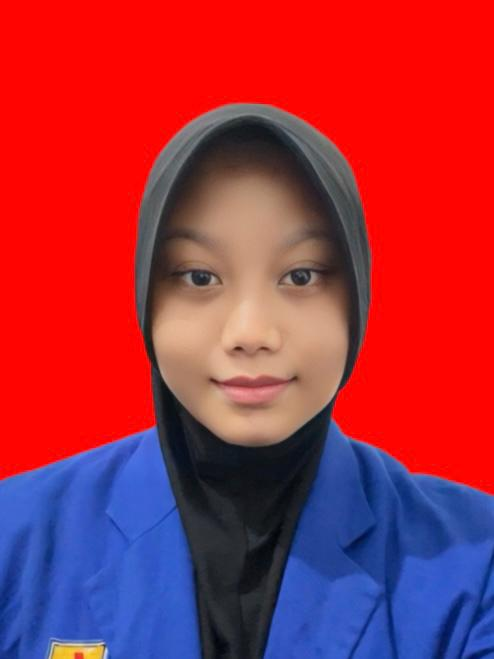
#> input picture PA-PC_202231064_AISYAH TRI NURFAJRI_B.jpg, 494 x 659 px
$ jupyter execute 'PA-PC_202231064_AISYAH TRI NURFAJRI.ipynb'
#> lines starting #> are read from the running program, lines starting #| are printed output that depends on the picture
[cell 1]
import cv2
import numpy as np
import matplotlib.pyplot as plt

[cell 2]
image_path = "PA-PC_202231064_AISYAH TRI NURFAJRI_B.jpg"
original_image = cv2.imread(image_path)
#> original_image is the input picture: shape (659, 494, 3); mean B, G, R 65.2, 46.1, 163.6
original_image = cv2.cvtColor(original_image, cv2.COLOR_BGR2RGB)

[cell 3]
(h, w) = original_image.shape[:2]
#> h = 659; w = 494
center = (w / 2, h / 2)
#> center = (247, 329.5)
M = cv2.getRotationMatrix2D(center, 45, 1.0)
rotated_image = cv2.warpAffine(original_image, M, (w, h))
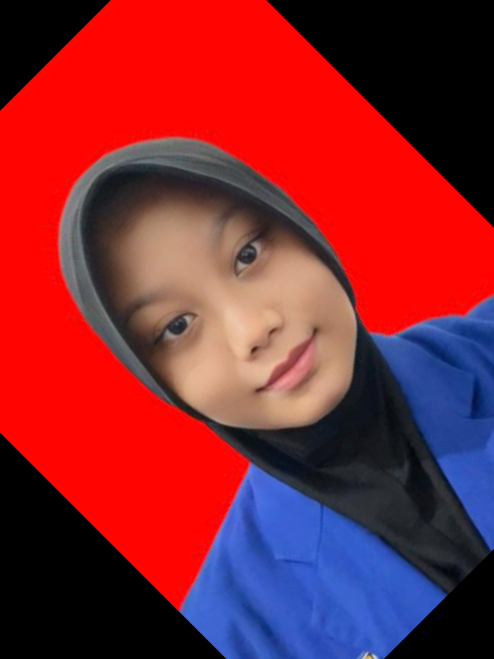
#> rotated_image: shape (659, 494, 3); mean R, G, B 133, 38.2, 49.2

[cell 4]
resized_image = cv2.resize(original_image, (50, 100))
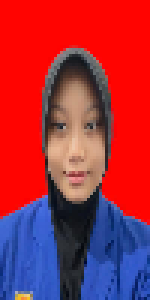
#> resized_image: shape (100, 50, 3) (shown 3 times larger); mean R, G, B 163.7, 46.1, 65.2

[cell 5]
cropped_image = original_image[200:370, 100:250]
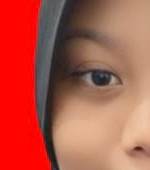
#> cropped_image: shape (170, 150, 3); mean R, G, B 179.1, 89.1, 74.2

[cell 6]
flipped_image = cv2.flip(original_image, 1)
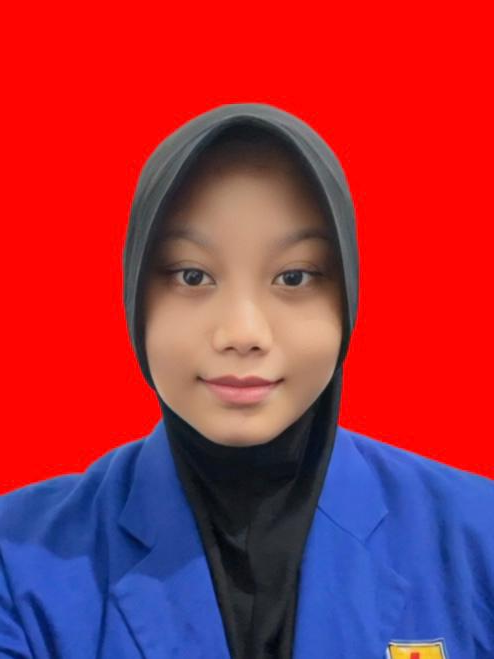
#> flipped_image: shape (659, 494, 3); mean R, G, B 163.6, 46.1, 65.2

[cell 7]
M = np.float32([[1, 0, 50], [0, 1, 50]])
translated_image = cv2.warpAffine(original_image, M, (w, h))
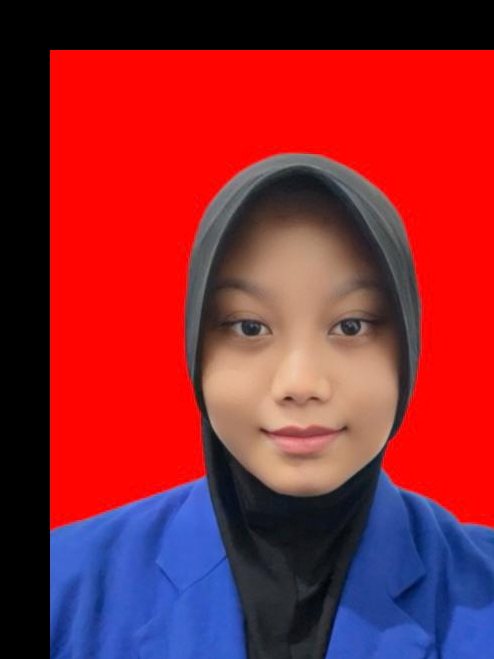
#> translated_image: shape (659, 494, 3); mean R, G, B 139.9, 38.4, 49.9

[cell 8]
titles = ['Citra Asli', 'After Rotated', 'After Resized', 'After Cropped', 'After Flipped', 'After Translated']
images = [original_image, rotated_image, resized_image, cropped_image, flipped_image, translated_image]

plt.figure(figsize=(12, 8))

for i in range(6):
    plt.subplot(2, 3, i+1)
    plt.imshow(images[i])
    plt.title(titles[i])
    plt.axis('on')

plt.tight_layout()
plt.show()

$ run again, with PA-PC_2231064_AISYAH TRI NURFAJRI_B.PNG saved as PA-PC_202231064_AISYAH TRI NURFAJRI_B.jpg
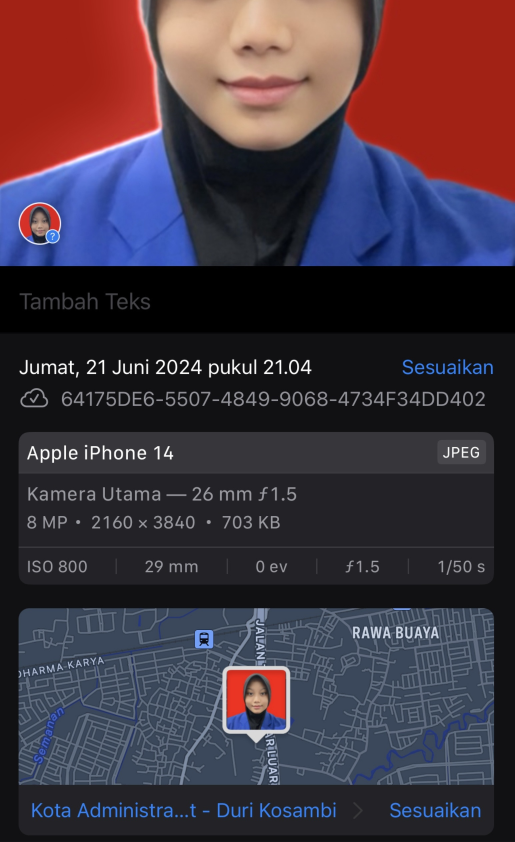
#> input picture PA-PC_2231064_AISYAH TRI NURFAJRI_B.PNG, 1543 x 2526 px (shown at 1/3 size)
#> original_image is the input picture: shape (2526, 1543, 3); mean B, G, R 63.7, 53.2, 66.5
#> `cropped_image = original_image[200:370, 100:250]`:
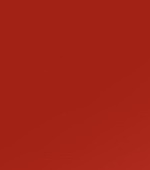
#> cropped_image: shape (170, 150, 3); mean R, G, B 163.4, 35, 22
#> `translated_image = cv2.warpAffine(original_image, M, (w, h))`:
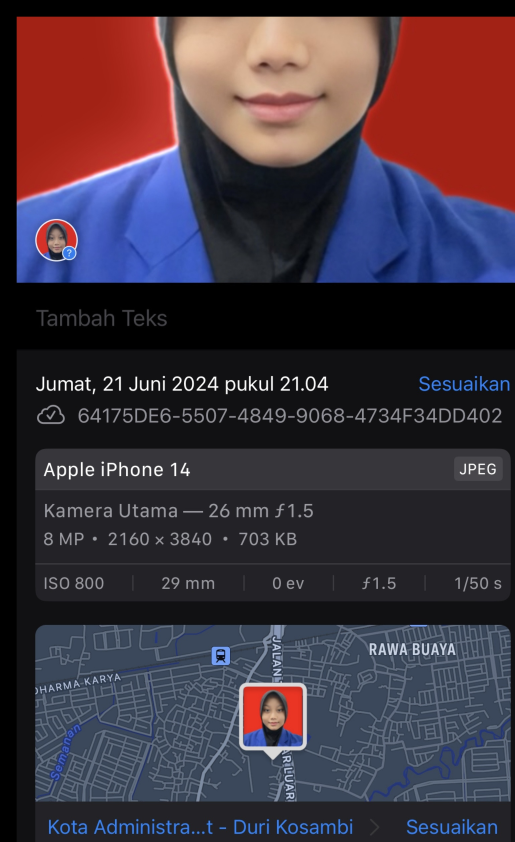
#> translated_image: shape (2526, 1543, 3) (shown at 1/3 size); mean R, G, B 64.3, 51.9, 62.1
